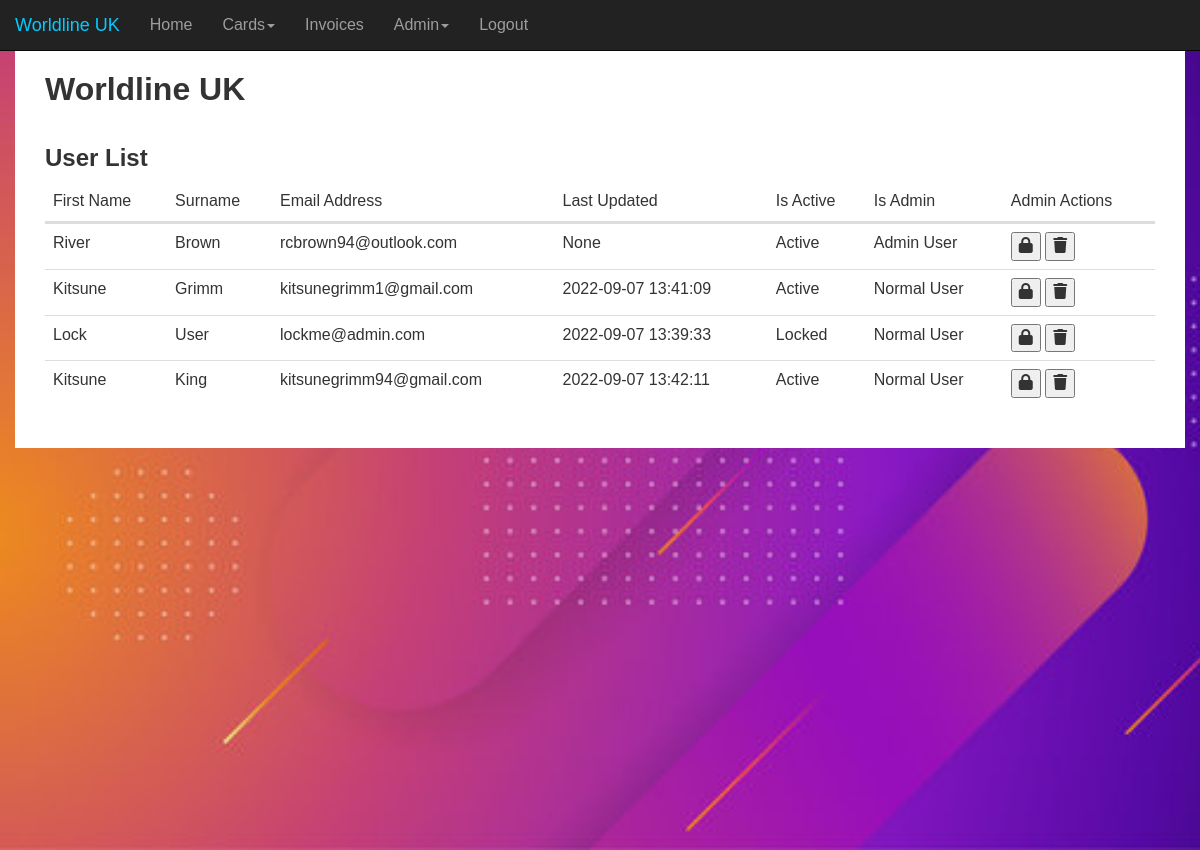
Page /admin (signed in) on the earlier database version.
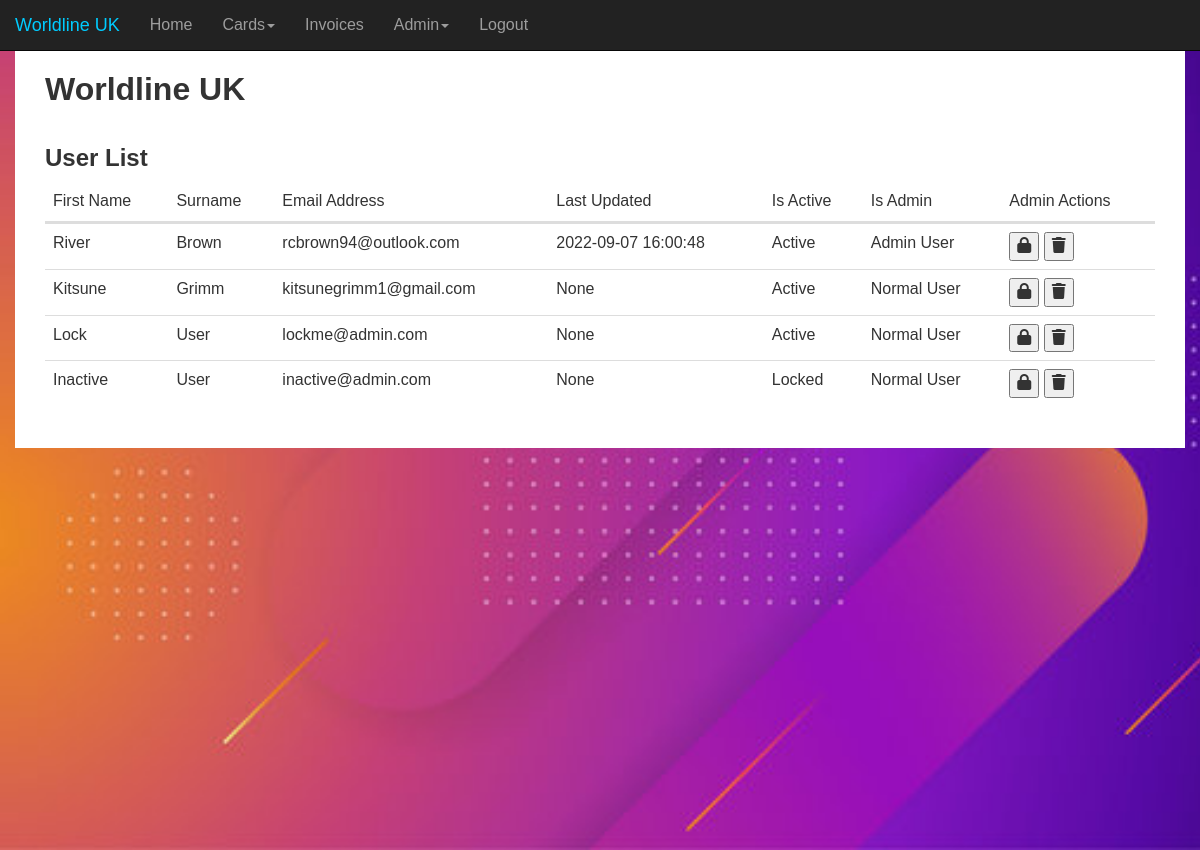
Same page on the later database version.
### Website/models.py (models this page shows)
class User(db.Model, UserMixin):
    id = db.Column(db.Integer, primary_key=True)
    first_name = db.Column(db.String(150))
    surname = db.Column(db.String(150))
    email_address = db.Column(db.String(150), unique=True)
    password = db.Column(db.String(150))
    cards = db.relationship('Card')
    invoices = db.relationship('Invoice')
    is_active = db.Column(db.Boolean)
    is_admin = db.Column(db.Boolean)
    last_updated = db.Column(db.DateTime(timezone=False), default=func.now(), onupdate=func.now())
    failed_login_attempts = db.Column(db.Integer, default=0)

### Website/views.py (the view)
@views.route('/admin')
@login_required
def admin():
    logged_in_user = User.query.get(current_user.id)
    if(logged_in_user.is_admin):
        users = User.query.all()
        return render_template("admin.html", user=current_user, users=users)
    return redirect(url_for('views.home'))

### Website/templates/admin.html (shortened to what this page needs)
{% extends "base.html" %}
{% block content %}
<div class='row marginGap'>
    <div class='col-xs-12 col-sm-12 col-md-12 col-lg-12'>
        <h2>User List</h2>
        <table id="user-table" class="table">
            <thead>
                <tr>
                    <th scope="col">First Name</th>
                    <th scope="col">Surname</th>
                    <th scope="col">Email Address</th>
                    <th scope="col">Last Updated</th>
                    <th scope="col">Is Active</th>
                    <th scope="col">Is Admin</th>
                    <th scope="col">Admin Actions</th>
                </tr>
            <thead>
            <tbody>
                {% for u in users %}
                    <tr id="users">
                        <td>{{u.first_name}}</td>
                        <td>{{u.surname}}</td>
                        <td>{{u.email_address}}</td>
                        <td>{{u.last_updated}}</td>
                        <td>
                            {% if u.is_active %}
                                Active
                            {% else %}
                                Locked
                            {% endif %}
                        </td>
                        <td>
                            {% if u.is_admin %}
                                Admin User
                            {% else %}
                                Normal User
                            {% endif %}
                        </td>
                        <td>
                            <button type="button" onClick="unlockLockUser({{u.id}})">
                                <span aria-hidden="true"><i id="unlock-lock-user" class="fa-solid fa-lock" title="Unlock or lock a user"></i></span>
                            </button>
                            <button type="button" onClick="deleteUser({{u.id}})">
                                <span aria-hidden="true"><i id="delete-user" class="fa-solid fa-trash" title="Delete user"></i></span>
                            </button>
                        </td>
                    </tr>
                {% endfor %}
        </table>
    </div>
</div>
{% endblock %}

### Website/templates/base.html (shortened to what this page needs)
<!DOCTYPE html>
<html lang='en'>
<head>
  <link rel="stylesheet" href="{{ url_for('static', filename='bootstrap.min.css')}}" />
  <link rel="stylesheet" href="{{ url_for('static', filename='style.css')}}" />
</head>
<body>
<div class='container'>
  <nav class="navbar navbar-inverse navbar-fixed-top">
    <div class="container-fluid">
        <div class="navbar-header">
        <p class="navbar-brand">Worldline UK</p>
        </div>
        <div class="collapse navbar-collapse" id='myNavbar'>
        <ul class="nav navbar-nav">
          {% if user.is_authenticated %}
            <li><a href="/">Home</a></li>
            <li>
              <a id="card-menu-item-toggle" class='dropdown-toggle' data-toggle='dropdown' href="#">Cards<span class="caret"></span></a>
            </li>
            <li><a id="view-invoice-menu-item" href='/invoices'>Invoices</a></li>
            {% if user.is_admin %}
            <li>
              <a class='dropdown-toggle' data-toggle='dropdown' href="#">Admin<span class="caret"></span></a>
            </li>
            {% endif %}
            <li><a href='/logout'>Logout</a></li>
          {% else %}
            <li><a href="/signup">Signup</a></li>
            <li><a href="/login">Login</a></li>
          {% endif %}
        </ul>
      </div>
    </div>
  </nav>
</div>
<div class='fluid-container'>
  <div class='container pageContent'>
    <div class='row marginGap'>
      <div class='col-xs-12 col-sm-12 col-md-12 col-lg-12'>
        <h1>Worldline UK</h1>
      </div>
    </div>
    {% block content %}{% endblock %}
  </div>
</div>
</body>
</html>

### Website/static/style.css (style rules this page uses)
html,body,div,span,object,iframe,h1,h2,h3,h4,h5,h6,p,blockquote,pre,a,abbr,acronym,address,code,del,dfn,em,img,q,dl,dt,dd,ol,ul,li,fieldset,form,label,legend,table,caption,tbody,tfoot,thead,tr,th,td { border:0;font-weight:inherit;font-style:inherit;font-size:100%;font-family:inherit;vertical-align:baseline;margin:0;padding:0; }
table { border-collapse:separate;border-spacing:0;margin-bottom:1.4em; }
caption,th,td { text-align:left;font-weight:400; }
body { font-family: 'Comic Sans MS', sans-serif; }
.row { padding: 1em 0em; }
.container { background-color: #fff; }
.marginGap { margin: 0.5% 0%; }
.pageContent { margin-top: 50px; }
.fluid-container { background-attachment: fixed; background-image: url("website-bg.jpg"); background-size: cover; background-repeat: no-repeat; height: 100vh; }
.navbar-brand { color: #0CF!important; }
h1 { font-size: 32px; font-weight: 700; }
h2 { font-size: 24px; font-weight: 700; margin-bottom: 1%; }
p { font-size: 18px; }
@media (min-width:320px) { p { font-size: 14px; } }
@media (min-width:320px) { h1 { font-size: 26px; } }
@media (min-width:576px) { p { font-size: 16px; } }
@media (min-width:576px) { h1 { font-size: 30px; } }
@media (min-width:768px) { p { font-size: 18px; } }
@media (min-width:768px) { h1 { font-size: 32px; } }

Differences in the rows shown:
removed User: first_name "Kitsune", surname "King", email_address "kitsunegrimm94@gmail.com", last_updated "2022-09-07 13:42:11", is_active "Active", is_admin "Normal User"
changed User "River": last_updated "None" → "2022-09-07 16:00:48"
changed User "Kitsune": last_updated "2022-09-07 13:41:09" → "None"
changed User "Lock": last_updated "2022-09-07 13:39:33" → "None"; is_active "Locked" → "Active"
added User: first_name "Inactive", surname "User", email_address "inactive@admin.com", last_updated "None", is_active "Locked", is_admin "Normal User"
